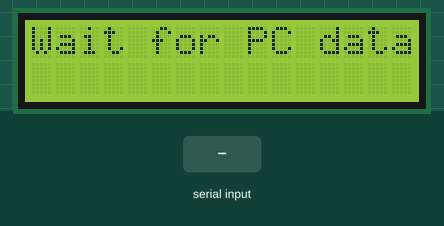
Recording of a sketch running on a simulated ESP32-C3. Parts: 16×2 character LCD. The test bench sets the inputs (shaded band). What the sketch prints to the serial monitor is not drawn.

Above: at 1.3 s.
1.4 s: "C:90;S:45;F:200;M:10\n" received over Serial
At 2.7 s:
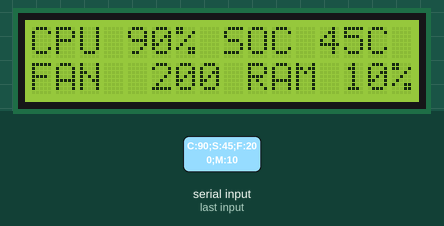
At 7.8 s:
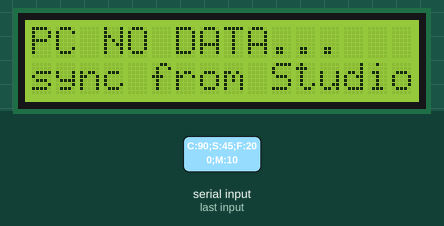
Timing chart, 0 to 8.9 s (numbered marks = the images above; inputs shaded):
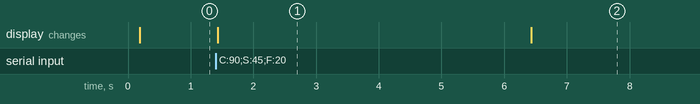

The sketch:

lcd_monitor.ino
```cpp
/*
  电脑状态监视器 - ESP32-C3 端固件 (合宙 AirM2M CORE ESP32C3)  v4 所见即所得

  主机端 (LCD1602 Studio) 通过 USB 串口每 1 秒下发渲染好的两行文本:
      L0,<滚动0/1>,<文本>\n       例: L0,0,CPU 32% SOC 45C
      L1,<滚动0/1>,<文本>\n            L1,1,别卷了 风扇 3400RPM
  文本最大 16 列, 超出且滚动=1 时走马灯; 文本可含逗号。

  兼容旧协议 (monitor.exe): C:<cpu占用>;S:<soc温度>;F:<风扇>;M:<内存>\n
      收到后会按 行1 CPU xx% SOC xxC / 行2 FAN xxxx RAM xx% 排版显示。

  ============================ 两种接线方式 ============================
  固件支持两套驱动, 只改下面 LCD_DRIVER 一行, PC 端软件完全不用改。

  [方式 A] I2C 转接板 (PCF8574, 4 根线) —— LCD_DRIVER_I2C
     转接板 VCC -> 3.3V      (整机统一 3.3V 供电, 屏和转接板一起 3.3V)
     转接板 GND -> GND
     转接板 SDA -> GPIO4     (I2C_SDA)
     转接板 SCL -> GPIO5     (I2C_SCL)
     屏亮但没字: 调转接板上的蓝色电位器(对比度)。

  [方式 B] 直连并行 4 位 (无转接板, 6 根信号线) —— LCD_DRIVER_PARALLEL
     不需要安装任何库: 固件自带极简 HD44780 驱动 (见 LcdParallel.h)。
     LCD 1  VSS -> GND
     LCD 2  VDD -> 3.3V
     LCD 3  V0  -> 10k 电位器中间脚 (另两脚接 3.3V / GND, 调对比度)
     LCD 4  RS  -> GPIO5
     LCD 5  RW  -> GND          (只写模式, 省一根线)
     LCD 6  E   -> GPIO4
     LCD 7~10 D0~D3 -> 不接     (4 位模式只用 D4~D7)
     LCD 11 D4  -> GPIO6
     LCD 12 D5  -> GPIO7
     LCD 13 D6  -> GPIO10
     LCD 14 D7  -> GPIO3
     LCD 15 A   -> 3.3V 串 100~220Ω (屏板载已有电阻的可直连)
     LCD 16 K   -> GND
     用到的脚避开了 GPIO2/8/9 (strapping + 串口0) 与 GPIO18/19 (USB)。
     屏亮但没字/只有一排方块: 调电位器。若把 LCD 的 VDD 改成 5V 供电,
     6 根信号线必须经电平转换 (74HCT245 或 TXS0108E), 否则超出 HD44780
     的 VIH 规格 (=0.7×VDD=3.5V), 且 ESP32-C3 的 GPIO 不耐 5V。

  Arduino IDE 工具菜单:
     开发板          -> esp32 -> AirM2M CORE ESP32C3
     USB CDC On Boot -> Enabled      (必须,否则 Serial 不工作)
*/

// ==================== 显示驱动选择 (只改这一行) ====================
#define LCD_DRIVER_I2C       0
#define LCD_DRIVER_PARALLEL  1
#define LCD_DRIVER  LCD_DRIVER_I2C      // 改成 LCD_DRIVER_PARALLEL 即直连(无转接板)

#if LCD_DRIVER == LCD_DRIVER_I2C
  #include <Wire.h>
  #include <LiquidCrystal_I2C.h>
  typedef LiquidCrystal_I2C LcdType;

  const int  I2C_SDA = 4;
  const int  I2C_SCL = 5;
  const uint8_t LCD_ADDRS[] = {0x27, 0x3F};   // 转接板常见地址,自动探测
  uint8_t lcdAddr = 0;
#else
  // 直连并行 4 位驱动: 见 LcdParallel.h (自包含, 不需要装库)
  #include "LcdParallel.h"
  typedef LcdParallel LcdType;
#endif

const unsigned long NO_DATA_MS = 5000;

LcdType* lcd = NULL;

// CGRAM 槽1: ℃ 自定义字形(与 GUI 模拟器同款; ° 用 ROM 的 0xDF)
// 注意: HD44780 惯例是每行字节 高位(bit4)=最左列, 低位(bit0)=最右列
const byte CGRAM_CELSIUS[8] = {0x0E, 0x0A, 0x0E, 0x0C, 0x02, 0x02, 0x0C, 0x00};

// 把 GUI 侧字节(bit0=最左) 转成 LCD 侧字节(bit4=最左)
byte bitRev5(byte b) {
  return (byte)(((b & 0x01) << 4) | ((b & 0x02) << 2) | (b & 0x04)
              | ((b & 0x08) >> 2) | ((b & 0x10) >> 4));
}

String  line[2] = {"", ""};
bool    scrollF[2] = {false, false};
int     off[2] = {0, 0};
String  lastDraw[2] = {"", ""};
unsigned long lastDataMs = 0;
bool noDataShown = false;
static String lineBuf;

// 旧协议兼容
int oldCpu = -1, oldSoc = -1, oldFan = -1, oldRam = -1;

// 驱动就绪检查: I2C 要探测转接板, 并口直接可用
bool lcdReady() {
#if LCD_DRIVER == LCD_DRIVER_I2C
  for (int i = 0; i < 2; i++) {
    Wire.beginTransmission(LCD_ADDRS[i]);
    if (Wire.endTransmission() == 0) { lcdAddr = LCD_ADDRS[i]; return true; }
  }
  return false;
#else
  return true;
#endif
}

void setup() {
  Serial.begin(115200);

#if LCD_DRIVER == LCD_DRIVER_I2C
  Wire.begin(I2C_SDA, I2C_SCL);   // 必须主动指定引脚(ESP32-C3 默认是 8/9)
  delay(50);
  Serial.println("\n[monitor] boot, scanning I2C...");
  while (!lcdReady()) {
    Serial.println("LCD not found, retry in 2s (check wiring)");
    delay(2000);
  }
  Serial.printf("LCD found @ 0x%02X\n", lcdAddr);
  lcd = new LcdType(lcdAddr, 16, 2);
#else
  lcdReady();
  lcd = new LcdType(PIN_RS, PIN_EN, PIN_D4, PIN_D5, PIN_D6, PIN_D7);
  Serial.println("\n[monitor] boot, parallel 4-bit (RS/EN/D4-D7)");
#endif

  // 调用 begin() 而非 init() —— init() 内部会 Wire.begin() 把引脚重置回默认
  lcd->begin(16, 2);
  uint8_t empty[8] = {0, 0, 0, 0, 0, 0, 0, 0};
  for (int s = 0; s < 8; s++) {
    uint8_t d[8];
    for (int i = 0; i < 8; i++)
      d[i] = s == 1 ? bitRev5(CGRAM_CELSIUS[i]) : empty[i];
    lcd->createChar(s, d);   // 槽1 默认 ℃, 其余空白
  }
  lcd->backlight();          // I2C 转接板开背光; 并口模式此调用为空操作
  lcd->setCursor(0, 0);
  lcd->print("Wait for PC data ");
}

// 用宽 16 的字段绘制一行(补空格清残字)
void drawRow(int r) {
  char out[17];
  int len = line[r].length();
  bool marq = scrollF[r] && len > 16;
  for (int i = 0; i < 16; i++) {
    int p = marq ? off[r] + i : i;
    char c = (p < len) ? line[r].charAt(p) : ' ';
    unsigned char code = (unsigned char)c;
    if (code >= 1 && code <= 8) code = code - 1;   // 协议标记 {g1}~{g8} -> CGRAM 槽0..7
    out[i] = (char)code;
  }
  out[16] = 0;
  if (lastDraw[r] == out) return;
  lastDraw[r] = out;
  lcd->setCursor(0, r);
  lcd->print(out);
}

// 走马灯推进
void animScroll() {
  unsigned long now = millis();
  static unsigned long last = 0;
  if (now - last < 240) return;
  last = now;
  for (int r = 0; r < 2; r++) {
    if (scrollF[r] && line[r].length() > 16) {
      off[r]++;
      if (off[r] > line[r].length()) off[r] = 0;
      drawRow(r);
    }
  }
}

void handleLine(const String& s) {
  // 字形下发: CG,<槽0-7>,<8行字节>
  if (s.startsWith("CG,")) {
    int slot, b0, b1, b2, b3, b4, b5, b6, b7;
    if (sscanf(s.c_str(), "CG,%d,%d,%d,%d,%d,%d,%d,%d,%d",
               &slot, &b0, &b1, &b2, &b3, &b4, &b5, &b6, &b7) == 9
        && slot >= 0 && slot < 8) {
      uint8_t d[8] = {(uint8_t)b0, (uint8_t)b1, (uint8_t)b2, (uint8_t)b3,
                      (uint8_t)b4, (uint8_t)b5, (uint8_t)b6, (uint8_t)b7};
      for (int i = 0; i < 8; i++) d[i] = bitRev5(d[i]);   // GUI 位序 -> LCD 位序(防镜像)
      lcd->createChar(slot, d);
      // 若有行正在用该字形, 重画一次刷新
      lastDraw[0] = ""; lastDraw[1] = "";
      drawRow(0); drawRow(1);
    }
    return;
  }
  // 新协议: L0,<扫>,<文本>  或  L1,<扫>,<文本>
  if (s.length() > 3 && (s.charAt(0) == 'L' || s.charAt(0) == 'l')
      && (s.charAt(1) == '0' || s.charAt(1) == '1') && s.charAt(2) == ',') {
    int r = s.charAt(1) - '0';
    int comma = s.indexOf(',', 3);
    int sc = 0;
    if (comma > 3) {
      String scs = s.substring(3, comma);
      sc = scs.toInt();
      line[r] = s.substring(comma + 1);
    } else {
      line[r] = s.substring(3);
    }
    if (line[r].length() > 48) line[r] = line[r].substring(0, 48);
    scrollF[r] = sc != 0;
    off[r] = 0;
    lastDraw[r] = "";
    lastDataMs = millis();
    noDataShown = false;
    drawRow(r);
    return;
  }
  // 旧协议兼容: C:<cpu>;S:<soc>;F:<fan>;M:<mem>
  int l1, t1, f1, m1;
  if (sscanf(s.c_str(), "C:%d;S:%d;F:%d;M:%d", &l1, &t1, &f1, &m1) == 4) {
    char a[17], b[17];
    if (l1 >= 0 && t1 >= 0) snprintf(a, 17, "CPU %2d%% SOC %dC", l1, t1);
    else if (l1 >= 0) snprintf(a, 17, "CPU %2d%% SOC --C", l1);
    else snprintf(a, 17, "CPU --%% SOC --C");
    if (f1 >= 0 && m1 >= 0) snprintf(b, 17, "FAN %4d RAM %2d%%", f1, m1);
    else if (f1 >= 0) snprintf(b, 17, "FAN %4d RAM --%%", f1);
    else if (m1 >= 0) snprintf(b, 17, "FAN ---- RAM %2d%%", m1);
    else snprintf(b, 17, "FAN ---- RAM --%%");
    line[0] = a; line[1] = b; scrollF[0] = scrollF[1] = false;
    off[0] = off[1] = 0; lastDraw[0] = lastDraw[1] = "";
    lastDataMs = millis(); noDataShown = false;
    drawRow(0); drawRow(1);
  }
}

void loop() {
  // 心跳: 每 5 秒打印当前行, 方便从 PC 端确认固件在跑
  static unsigned long lastBeat = 0;
  if (millis() - lastBeat > 5000) {
    lastBeat = millis();
    Serial.print("[alive] l0=["); Serial.print(line[0]);
    Serial.print("] l1=["); Serial.print(line[1]); Serial.println("]");
  }

  animScroll();

  while (Serial.available()) {
    char c = (char)Serial.read();
    if (c == '\n') {
      if (lineBuf.length() > 0) handleLine(lineBuf);
      lineBuf = "";
    } else if (c != '\r') {
      lineBuf += c;
      if (lineBuf.length() > 96) lineBuf = "";
    }
  }
  // PC 端断开/退出时提示一次
  if (lastDataMs && millis() - lastDataMs > NO_DATA_MS && !noDataShown) {
    noDataShown = true;
    line[0] = "PC NO DATA..."; line[1] = "sync from Studio";
    scrollF[0] = scrollF[1] = false; off[0] = off[1] = 0;
    lastDraw[0] = lastDraw[1] = "";
    drawRow(0); drawRow(1);
  }
}
```

Measured:
- after the input at 1.4 s, the display: changes at once (image 1)
- what the display in image 1 shows lasts 5.0 s, from 1.4 s to 6.4 s
